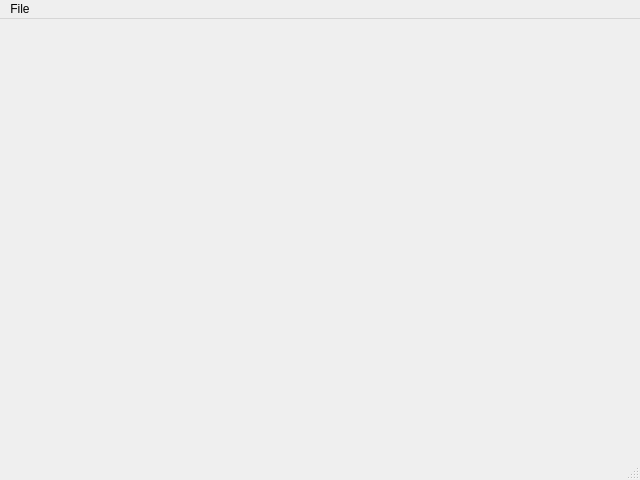
<?xml version="1.0" encoding="UTF-8"?>
<ui version="4.0">
 <class>ModuleEditor</class>
 <widget class="QMainWindow" name="ModuleEditor">
  <property name="geometry">
   <rect>
    <x>0</x>
    <y>0</y>
    <width>640</width>
    <height>480</height>
   </rect>
  </property>
  <property name="windowTitle">
   <string>MainWindow</string>
  </property>
  <widget class="QWidget" name="centralwidget">
   <layout class="QHBoxLayout" name="horizontalLayout"/>
  </widget>
  <widget class="QMenuBar" name="menubar">
   <property name="geometry">
    <rect>
     <x>0</x>
     <y>0</y>
     <width>640</width>
     <height>22</height>
    </rect>
   </property>
   <widget class="QMenu" name="menuFile">
    <property name="title">
     <string>File</string>
    </property>
    <addaction name="actionOpen_Module"/>
    <addaction name="actionSave_Module"/>
    <addaction name="separator"/>
    <addaction name="actionClose"/>
   </widget>
   <addaction name="menuFile"/>
  </widget>
  <widget class="QStatusBar" name="statusbar"/>
  <action name="actionOpen_Module">
   <property name="text">
    <string>Open Module...</string>
   </property>
   <property name="shortcut">
    <string>Ctrl+O</string>
   </property>
  </action>
  <action name="actionSave_Module">
   <property name="text">
    <string>Save Module...</string>
   </property>
   <property name="shortcut">
    <string>Ctrl+S</string>
   </property>
  </action>
  <action name="actionClose">
   <property name="text">
    <string>Close</string>
   </property>
   <property name="shortcut">
    <string>Ctrl+W</string>
   </property>
  </action>
 </widget>
 <resources/>
 <connections>
  <connection>
   <sender>actionClose</sender>
   <signal>triggered()</signal>
   <receiver>ModuleEditor</receiver>
   <slot>close()</slot>
   <hints>
    <hint type="sourcelabel">
     <x>-1</x>
     <y>-1</y>
    </hint>
    <hint type="destinationlabel">
     <x>399</x>
     <y>299</y>
    </hint>
   </hints>
  </connection>
 </connections>
</ui>
